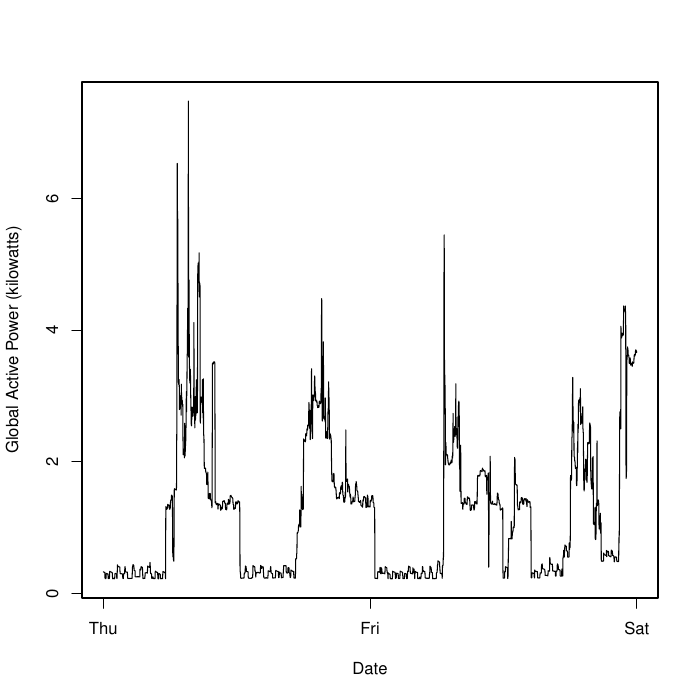

Here is the R script that generated this plot:
## Read only the records from Feb 1st and 2nd of 2007. The values are separated by a 
## semi-colon and NA values are represented as "?". Date is in format: dd/mm/yyyy. This 
## data will be read in from an external R script, plotElectric.R. The data frame object
## that contains the cleaned electric data is "electricClean".

source("./plotElectric.R")

pdf(file="./plot2.pdf", paper="letter", width=6.7, height=6.7)

par(mfrow=c(1,1), oma=c(2,2,2,2))

with(electricClean, plot(Date, Active, type="l", xlab="", ylab="Global Active Power (kilowatts)", oma=30 ))

dev.off()
